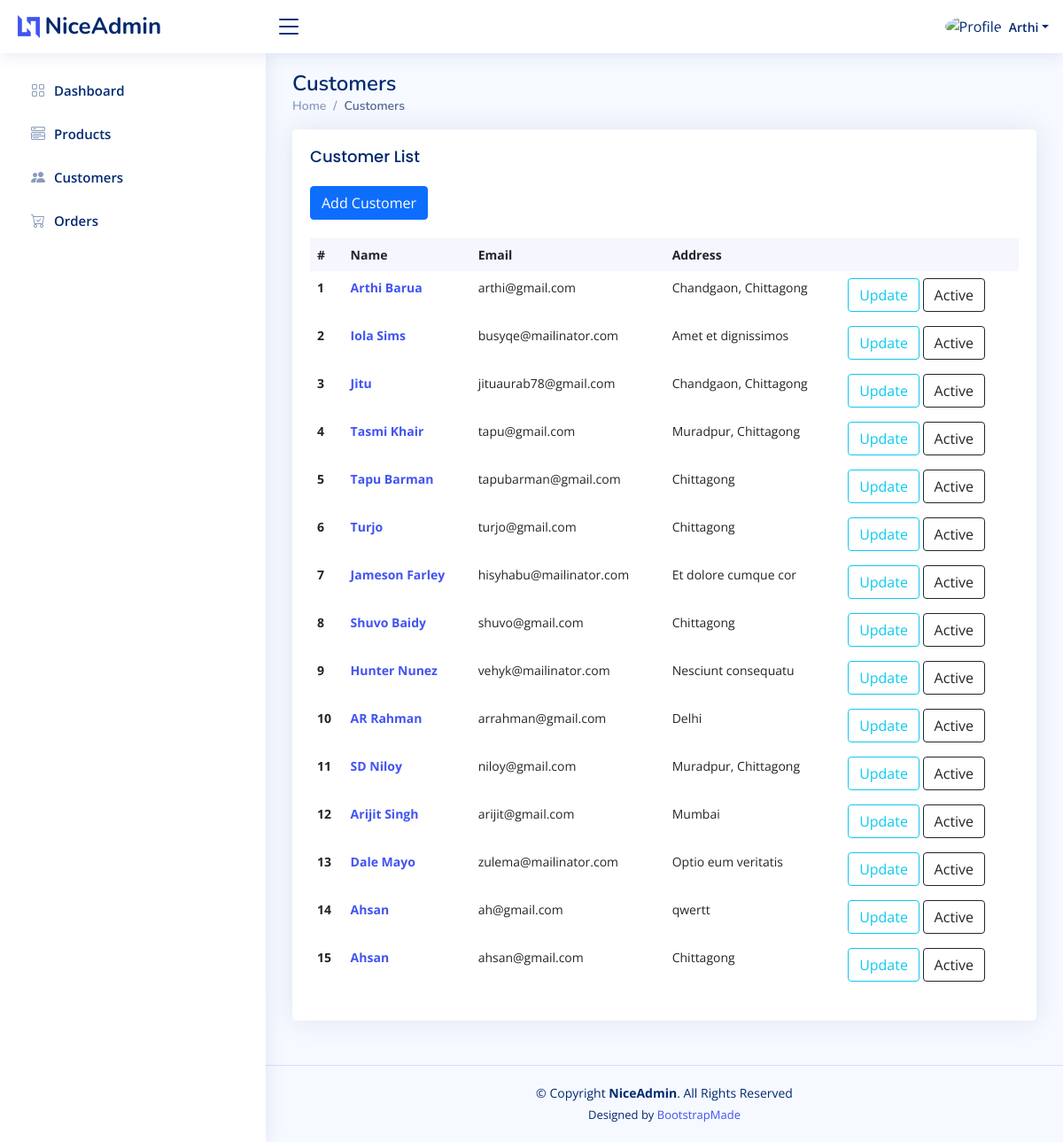
The page /admin/customers.php (signed in) on the database its author committed.
### tables this page shows
CREATE TABLE `customer` (
  `customerID` int(11) NOT NULL,
  `Email` varchar(50) NOT NULL,
  `Name` varchar(50) NOT NULL,
  `Address` varchar(100) NOT NULL,
  `Country` varchar(50) NOT NULL,
  `Passwords` varchar(200) NOT NULL,
  `Dates` date NOT NULL,
  `Status` tinyint(1) NOT NULL
);

### admin/customers.php (the view, shortened to what this page needs)
<?php include('MenuXFooter/menu.php') ?>
<main id="main" class="main">
    <div class="pagetitle">
      <h1>Customers</h1>
      <nav>
        <ol class="breadcrumb">
          <li class="breadcrumb-item"><a href="<?php echo SITEURL;?>">Home</a></li>
          <li class="breadcrumb-item active">Customers</li>
        </ol>
      </nav>
    </div>
    <section class="section dashboard">
      <div class="row">
        <div class="col-lg-12">
          <div class="row">
            <div class="col-12">
              <div class="card recent-sales overflow-auto">
                <div class="card-body">
                    <h5 class="card-title">Customer List</h5>
                    <a href="<?php echo SITEURL;?>/addCustomer.php" class="btn btn-primary">Add Customer</a>
                    <br>
                    <br>
                  <table class="table table-borderless datatable">
                    <thead>
                      <tr>
                        <th scope="col">#</th>
                        <th scope="col">Name</th>
                        <th scope="col">Email</th>
                        <th scope="col">Address</th>
                        <th scope="col"></th>
                      </tr>
                    </thead>
                    <tbody>
                        <?php
                            $cSql = "SELECT * FROM `customer`";
                            $cRes = mysqli_query($conn,$cSql);
                            $cn=1;
                            while($cRow=mysqli_fetch_assoc($cRes)){
                                    $id = $cRow['customerID'];
                                    $email = $cRow['Email'];
                                    $name = $cRow['Name'];
                                    $add = $cRow['Address'];
                                    $status = $cRow['Status'];
                                    if($status==1) $button = "Active";
                                    else $button = "De-Active";
                                ?>
                                <tr>
                                    <th scope="row"><a><?php echo $cn++;?></a></th>
                                    <td><a href="<?php echo SITEURL;?>/details.php?CID=<?php echo $id;?>" class="text-primart fw-bold"><?php echo $name;?></a></td>
                                    <td><?php echo $email;?></td>
                                    <td><?php echo $add;?></td>
                                    <td>
                                        <a href="<?php echo SITEURL;?>/updateCustomer.php?cid=<?php echo $id;?>" class="btn btn-outline-info">Update</a>
                                        <a href="<?php echo SITEURL;?>/deleteCustomer.php?cid=<?php echo $id;?>" class="btn btn-outline-dark"><?php echo $button;?></a>
                                    </td>
                                </tr>
                                <?php
                            }
                        ?>
                    </tbody>
                  </table>
                </div>
              </div>
            </div>
          </div>
        </div>
      </div>
    </section>
</main>
<?php include('MenuXFooter/footer.php') ?>

### admin/assets/css/style.css (style rules this page uses)
:root { scroll-behavior: smooth; }
body { font-family: "Open Sans", sans-serif; background: #f6f9ff; color: #444444; }
a { color: #4154f1; text-decoration: none; }
h1, h2, h3, h4, h5, h6 { font-family: "Nunito", sans-serif; }
#main { margin-top: 60px; padding: 20px 30px; transition: all 0.3s; }
.pagetitle { margin-bottom: 10px; }
.pagetitle h1 { font-size: 24px; margin-bottom: 0; font-weight: 600; color: #012970; }
.card { margin-bottom: 30px; border: none; border-radius: 5px; box-shadow: 0px 0 30px rgba(1, 41, 112, 0.1); }
.card-title { padding: 20px 0 15px 0; font-size: 18px; font-weight: 500; color: #012970; font-family: "Poppins", sans-serif; }
.card-body { padding: 0 20px 20px 20px; }
.breadcrumb { font-size: 14px; font-family: "Nunito", sans-serif; color: #899bbd; font-weight: 600; }
.breadcrumb a { color: #899bbd; transition: 0.3s; }
.breadcrumb .breadcrumb-item::before { color: #899bbd; }
.breadcrumb .active { color: #51678f; font-weight: 600; }
@media (min-width: 1200px) { #main, #footer { margin-left: 300px; } }
.dashboard .recent-sales { font-size: 14px; }
.dashboard .recent-sales .table thead { background: #f6f6fe; }
.dashboard .recent-sales .table thead th { border: 0; }

### rows shown on the page
customer: Name "Arthi Barua", Email "arthi@gmail.com", Address "Chandgaon, Chittagong", Status "Active"
customer: Name "Iola Sims", Email "busyqe@mailinator.com", Address "Amet et dignissimos", Status "Active"
customer: Name "Jitu", Email "jituaurab78@gmail.com", Address "Chandgaon, Chittagong", Status "Active"
customer: Name "Tasmi Khair", Email "tapu@gmail.com", Address "Muradpur, Chittagong", Status "Active"
customer: Name "Tapu Barman", Email "tapubarman@gmail.com", Address "Chittagong", Status "Active"
customer: Name "Turjo", Email "turjo@gmail.com", Address "Chittagong", Status "Active"
customer: Name "Jameson Farley", Email "hisyhabu@mailinator.com", Address "Et dolore cumque cor", Status "Active"
customer: Name "Shuvo Baidy", Email "shuvo@gmail.com", Address "Chittagong", Status "Active"
customer: Name "Hunter Nunez", Email "vehyk@mailinator.com", Address "Nesciunt consequatu", Status "Active"
customer: Name "AR Rahman", Email "arrahman@gmail.com", Address "Delhi", Status "Active"
customer: Name "SD Niloy", Email "niloy@gmail.com", Address "Muradpur, Chittagong", Status "Active"
customer: Name "Arijit Singh", Email "arijit@gmail.com", Address "Mumbai", Status "Active"
customer: Name "Dale Mayo", Email "zulema@mailinator.com", Address "Optio eum veritatis", Status "Active"
customer: Name "Ahsan", Email "ah@gmail.com", Address "qwertt", Status "Active"
customer: Name "Ahsan", Email "ahsan@gmail.com", Address "Chittagong", Status "Active"

### other values the page prints
$_SESSION['username'] "Arthi"
